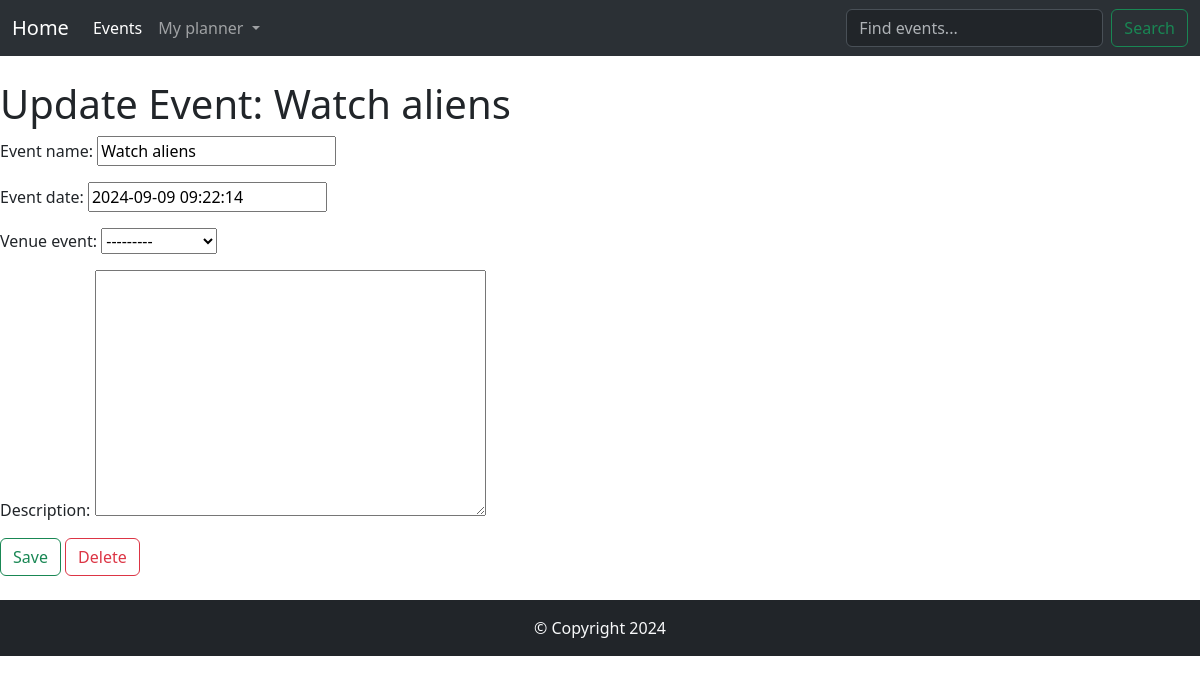
/update_event/1, run on an earlier commit of the app's database.
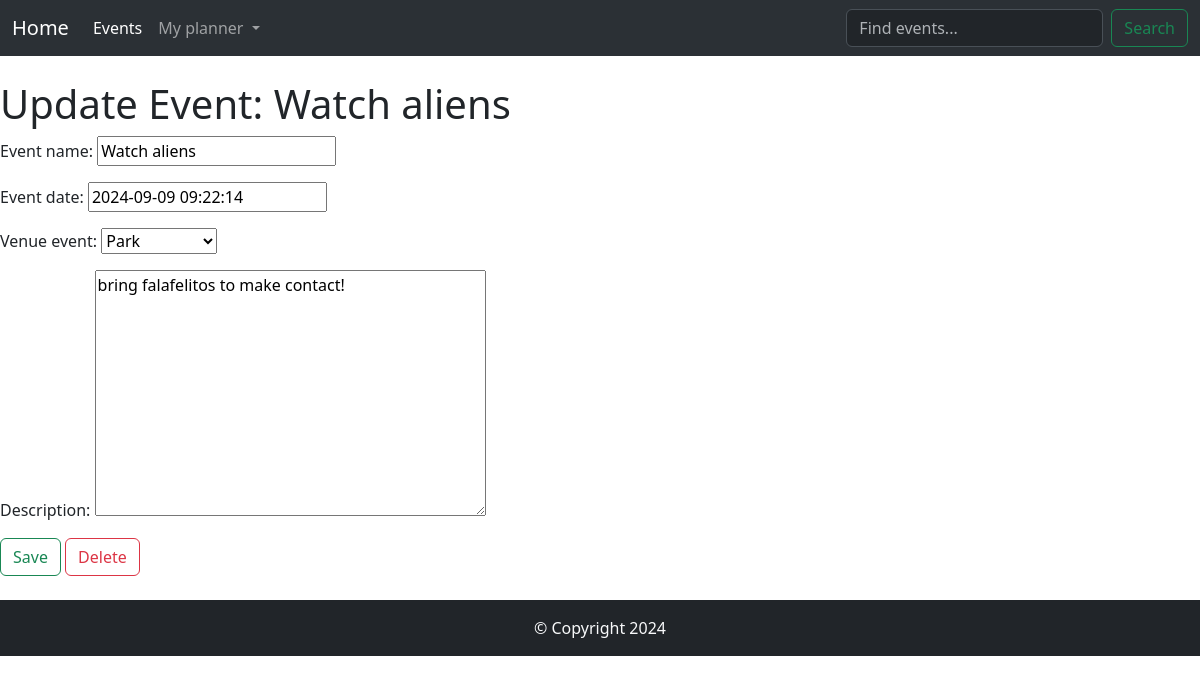
And on a later commit of the database.
### myevents/models.py (models this page shows)
class Event(models.Model):
    name_event = models.CharField('Event name', max_length=120)
    date_event = models.DateTimeField('Event date')
    venue_event = models.ForeignKey(Venue, blank=True, null=True, on_delete=models.CASCADE)
    manager_event = models.CharField(max_length=60)
    description = models.TextField(blank=True)
    attendees = models.ManyToManyField(AgendaUser, blank=True)
    def __str__(self):
        return self.name_event

### myevents/views.py (the view)
# urls.py: path('update_event/<event_id>', views.update_event, name="update_event"),
def update_event(request, event_id):
    event = Event.objects.get(pk=event_id)
    form = EventForm(request.POST or None, instance=event)
    if form.is_valid():
        form.save()
        return redirect('planner')
    else:
        return render(request, 'update_event.html', {'event':event, 'form':form})

### myevents/forms.py
class EventForm(ModelForm):
    class Meta:
        model = Event
        fields = ('name_event', 'date_event', 'venue_event', 'description')
        widgets = {
        }

### myevents/models.py (called while the page is built)
    def __str__(self):
        return self.name_venue

### myevents/templates/update_event.html (shortened to what this page needs)
{% extends 'base.html' %}
{% block content %}
<br/>
<h1>Update Event: {{ event }}</h1>
<form action="" method="POST">
    {{ form.as_p }}
    <button class="btn btn-outline-success" type="submit">Save</button>
    <a href="{% url 'delete_event' event.id %}" class="btn btn-outline-danger">Delete</a>
</form>
<br/>
{% endblock %}

What changed in the data, as far as the page shows it:
changed Event "Watch aliens": venue_event "---------" → "Park"; description (not shown) → "bring falafelitos to make contact!"
